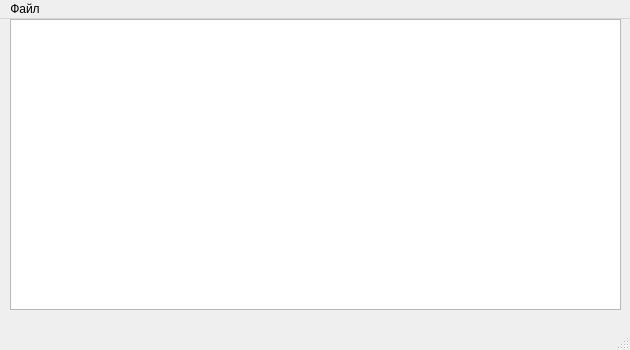
<?xml version="1.0" encoding="UTF-8"?>
<ui version="4.0">
 <class>MainWindow</class>
 <widget class="QMainWindow" name="MainWindow">
  <property name="geometry">
   <rect>
    <x>0</x>
    <y>0</y>
    <width>630</width>
    <height>350</height>
   </rect>
  </property>
  <property name="windowTitle">
   <string>MainWindow</string>
  </property>
  <widget class="QWidget" name="centralwidget">
   <widget class="QTableWidget" name="table">
    <property name="geometry">
     <rect>
      <x>10</x>
      <y>0</y>
      <width>611</width>
      <height>291</height>
     </rect>
    </property>
   </widget>
  </widget>
  <widget class="QStatusBar" name="statusbar"/>
  <widget class="QMenuBar" name="menuBar">
   <property name="geometry">
    <rect>
     <x>0</x>
     <y>0</y>
     <width>630</width>
     <height>21</height>
    </rect>
   </property>
   <widget class="QMenu" name="menu">
    <property name="title">
     <string>Файл</string>
    </property>
    <addaction name="action"/>
   </widget>
   <addaction name="menu"/>
  </widget>
  <action name="action">
   <property name="text">
    <string>Создать или изменить</string>
   </property>
  </action>
 </widget>
 <resources/>
 <connections/>
</ui>
